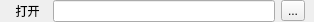
<?xml version="1.0" encoding="UTF-8"?>
<ui version="4.0">
 <class>WidgetForOpenSource</class>
 <widget class="QWidget" name="WidgetForOpenSource">
  <property name="geometry">
   <rect>
    <x>0</x>
    <y>0</y>
    <width>314</width>
    <height>22</height>
   </rect>
  </property>
  <property name="sizePolicy">
   <sizepolicy hsizetype="Preferred" vsizetype="Fixed">
    <horstretch>0</horstretch>
    <verstretch>0</verstretch>
   </sizepolicy>
  </property>
  <property name="windowTitle">
   <string>Form</string>
  </property>
  <layout class="QHBoxLayout" name="horizontalLayout_2">
   <property name="spacing">
    <number>6</number>
   </property>
   <property name="leftMargin">
    <number>9</number>
   </property>
   <property name="topMargin">
    <number>0</number>
   </property>
   <property name="rightMargin">
    <number>9</number>
   </property>
   <property name="bottomMargin">
    <number>0</number>
   </property>
   <item>
    <layout class="QHBoxLayout" name="horizontalLayout">
     <property name="leftMargin">
      <number>0</number>
     </property>
     <property name="rightMargin">
      <number>0</number>
     </property>
     <item>
      <widget class="QLabel" name="label">
       <property name="sizePolicy">
        <sizepolicy hsizetype="Preferred" vsizetype="Fixed">
         <horstretch>0</horstretch>
         <verstretch>0</verstretch>
        </sizepolicy>
       </property>
       <property name="text">
        <string>  打开  </string>
       </property>
      </widget>
     </item>
     <item>
      <widget class="QLineEdit" name="openSourceLineEdit"/>
     </item>
     <item>
      <widget class="QToolButton" name="openSourceToolButton">
       <property name="text">
        <string>...</string>
       </property>
      </widget>
     </item>
    </layout>
   </item>
  </layout>
 </widget>
 <resources/>
 <connections/>
</ui>
